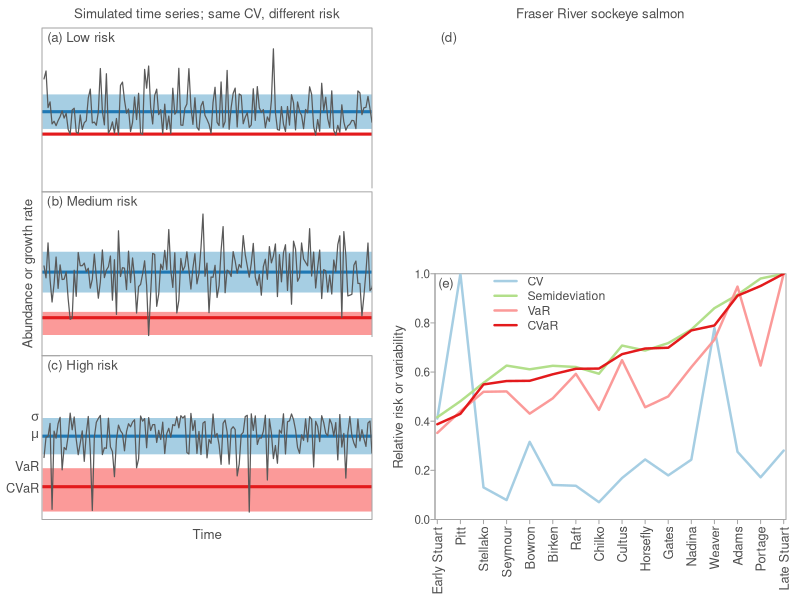

Source code (R):
library(dplyr)

axis.col <- "grey30"
line.col <- "grey65"
# Some variance and risk metrics:

# Variance at Risk:
var_ <- function(x, probs = 0.05) quantile(x,probs=probs)
# Conditional Value at Risk:
cvar <- function(x, probs = 0.05) mean(x[x<var_(x, probs = probs)])
# Coefficient of Variation:
cv <- function(x) sd(x)/abs(mean(x))
# Semideviation:
semideviation <- function(x) {
  x.low <- x[x < mean(x)]
  n <- length(x)
  sqrt(sum((x.low - mean(x))^2)/n)
}
#' ggplot2-like colour scale in HCL space
#'
#' @param n Number of colours to return.
#' @param hue_min Minimum hue value in the range [0,360]
#' @param hue_max Maximum hue value in the range [0,360]
#' @param l Luminance in the range [0,100]
#' @param c Chroma of the colour.
#' @details See the \code{hcl} function for details.
#' @examples
#' gg_color_hue(10)
#'
gg_color_hue <- function(n, hue_min = 10, hue_max = 280, l = 62, c = 100) {
  hues = seq(hue_min, hue_max, length=n+1)
  hcl(h=hues, l=l, c=c)[1:n]
}


# A function to plot skew-normal data:
# (imports rsnorm() from the fGarch package)
plot_sim_skew <- function(n = 165, mean = 0, sd = 0.7, xi = 1,
  x.axis = TRUE, risk.level = "Risk level") {
  x <- fGarch::rsnorm(n, mean = mean, sd = sd, xi = xi)
  plot((0:(length(x)-1)), x, type = "n", pch = 20, ylim = c(-3.0, 3.0),
    axes = FALSE, xaxs = "i", yaxs = "i")
  rect(0, min(x), n, var_(x), col = var_col, border = FALSE)
  abline(h = cvar(x, probs = 0.05), col = cvar_col, lwd = 3)
  rect(0, mean(x) - sd(x), n, mean(x) + sd(x), col = sd_col, border = FALSE)
  abline(h = mean(x), col = mean_col, lwd = 3, lty = 1)
  box(col = line.col, lwd = 1)
  lines(x, pch = 20, lwd = 1.2, col = "grey35")
  #points(x, pch = 20, col = "#000000", cex = 0.4)
  mtext(risk.level, side = 3, line = -1.20, adj = 0.02, cex = 0.8, col = axis.col)
}

pdf("risk-fig.pdf", width = 7.0, height = 4.3)
# setup panel layout:
split.screen(c(1, 2))
split.screen(c(3, 1), screen = 1)
split.screen(c(2, 1), screen = 2)

#col <- RColorBrewer::brewer.pal(4, "Dark2")[c(1, 4, 3)]
#col <- c(col, "#9FD4C4") # VaR; a lighter version of CVaR colour
#col <- gg_color_hue(3)[c(1, 3, 2)]
col <- RColorBrewer::brewer.pal(6, "Paired")
var_col <- col[5]
cvar_col <- col[6]
mean_col <- col[2]
sd_col <- col[1]
semidev_col <- col[3]

left_par <- function() {
  par(las = 1)
  par(tck = -0.017)
  par(mgp = c(2, 0.4, 0))
  par(cex = 0.7, mar = c(0, 0, 0, 3), oma = c(5.75, 3.0, 2, 1))
}

right_par <- function() {
  par(las = 1)
  par(tck = -0.017)
  par(mgp = c(2, 0.4, 0))
  par(cex = 0.7, mar = c(0, 1.5, 0, 0), oma = c(5.75, 3.0, 2, 1))
}

# Downside risk vs. symmetric variability simulation panel:
set.seed(140)
screen(3);left_par()
plot_sim_skew(xi = 10000, x.axis = FALSE, risk.level = "(a) Low risk")
mtext("Simulated time series; same CV, different risk", side = 3, line = 0.5, outer = FALSE, cex = 0.8, col = axis.col)
screen(4);left_par()
plot_sim_skew(xi = 1, x.axis = FALSE, risk.level = "(b) Medium risk")
screen(5);left_par()
plot_sim_skew(xi = 0.0001, x.axis = TRUE, risk.level = "(c) High risk")
par(xpd = NA)
mtext("Time", side = 1, line = 0.6, outer = FALSE, cex = 0.8, col = axis.col)
par(las = 0)
mtext("Abundance or growth rate", side = 2, line = 0.5, outer = T, cex = 0.8, col = axis.col)

par(las = 1)
text(2, 0.7, expression(sigma), pos = 2, cex = 1.1, col = axis.col)
text(2, 0, expression(mu), pos = 2, cex = 1.1, col = axis.col)
text(2, -1.1, "VaR", pos = 2, cex = 1.1, col = axis.col)
text(2, -1.9, "CVaR", pos = 2, cex = 1.1, col = axis.col)


par(xpd = FALSE)

# Fraser River downside risk vs. symmetric variability panel
so <- read.table("Dorner_etal_2008_sockeye_salmon.tsv", comment = "#",
  sep = "\t", header = TRUE)
names(so) <- tolower(names(so))
so <- subset(so, !is.na(returns))
so <- tbl_df(so)
# spr = spawners per recruit:
so <- dplyr::mutate(group_by(so, stock), spr = log(returns/spawners))
fr <- dplyr::filter(so, region == "Fraser")
fr <- dplyr::mutate(group_by(fr, stock), spr_diff = c(NA, diff(spr)))
fr <- dplyr::filter(fr, !is.na(spr_diff))
frr <- dplyr::summarise(group_by(fr, stock),
  cvar          = abs(cvar(spr_diff, probs = .1)),
  var_          = abs(var_(spr_diff, probs  = .1)),
  semideviation = semideviation(spr_diff),
  cv            = cv(spr_diff))

frr_rel <- data.frame(stock = frr[,1],
  apply(frr[ , -1], 2, function(x) x/max(x)))
fr_risk <- dplyr::arrange(frr_rel, cvar)
row.names(fr_risk) <- fr_risk$stock
fr_risk$stock <- NULL

screen(7);right_par()
plot(1, 1, type = "n", xlim = c(c(1, nrow(fr_risk)) + c(-0.1, 0.1)), ylim
  = c(0, 1), yaxs = "i", xaxs = "i", xlab = "", ylab = "",
  xaxt = "n", axes = F)
axis(2, col = line.col, col.axis = axis.col)
box(col = line.col, lwd = 1)

lty <- rep(1, 99)
lwd <- rep(2.4, 99)

risk_types <- c("cv", "semideviation", "var_","cvar")
risk_types_pretty <- c("CV", "Semideviation", "VaR", "CVaR")
colours_ <- c(sd_col, semidev_col, var_col, cvar_col)
i <- 0
for(ii in risk_types) {
  i <- i + 1
  if(ii == "cvar") colour <- cvar_col
  if(ii == "cv") colour <- sd_col
  if(ii == "semideviation") colour <- semidev_col
  if(ii == "var_") colour <- var_col
  column_i <- which(ii == names(fr_risk))
  lines(1:nrow(fr_risk), fr_risk[,column_i], col = colour,
    lwd = lwd[i], lty = lty[i])
}
par(las = 2)
axis(1, at = 1:nrow(fr_risk), labels = rownames(fr_risk), col = line.col, mgp = c(2, 0.5, 0), cex.axis = 1.1, col.axis = axis.col)
legend_order <- c(1, 2, 3, 4)
legend(3, 1.03, risk_types_pretty[legend_order], col = colours_[legend_order], lwd = lwd[legend_order], lty = lty[legend_order], bty = "n",
  cex = 1.05, text.col = axis.col)
mtext("Relative risk or variability", side = 2, cex = 0.8, las = 0, line = 2.1, col = axis.col)
mtext("(e)", side = 3, adj = 0.01, col = axis.col, cex = 0.8, las = 0, line = -1.2)
par(xpd = NA)

mtext("<Insert map here>", side = 3, line = 6, las = 0, cex = 0.8, col = axis.col)

screen(6);right_par()
mtext("Fraser River sockeye salmon", side = 3, line = 0.5, outer = FALSE, cex = 0.8, col = axis.col)
mtext("(d)", side = 3, adj = 0.075, col = axis.col, cex = 0.8, las = 0, line = -1.2)

close.screen(all.screens = TRUE)

dev.off()

#fr_agg <- summarise(group_by(ungroup(fr), brood_year),
  #total_returns = sum(returns),
  #total_spawners = sum(spawners),
  #total_log_spr = log(total_spawners/total_returns))
#fr_agg <- na.omit(dplyr::mutate(fr_agg, spr_diff = c(NA, diff(total_log_spr))))
#port_mean <- mean(fr_agg$spr_

########################################################################
#### fix from here down:
#fig.letter("a", brackets = F, cex = 1, adj = 0.02)
# risk.by.stock <- apply(fr.risk[,-1], 2, mean)
# risk.by.stock <- apply(fr.risk[,-1], 2, quantile)
# se.by.stock <- apply(fr.risk[,-1], 2, se)
# fr.agg <- ddply(fr, "BY", summarize, log.SR = log(sum(S)/sum(R)))
# risk.agg <- data.frame(CVaR = abs(CVaR(diff(fr.agg[,2]))), VaR = abs(VaR(diff(fr.agg[,2]))), Semideviation = semideviation(diff(fr.agg[,2])), CV = CV(diff(fr.agg[,2])))
# risk.by.stock.scaled <- adply(risk.by.stock, 1, function(x) x/risk.agg)
# risk.agg.scaled <- risk.agg/risk.agg
#
# temp <- risk.by.stock.scaled[3,-1] # for ordering
#
# risk.by.stock.scaled <- risk.by.stock.scaled[,-1][,order(temp)]
# risk.agg.scaled <- risk.agg.scaled[order(temp)]
# row.names(risk.agg) <- NULL
